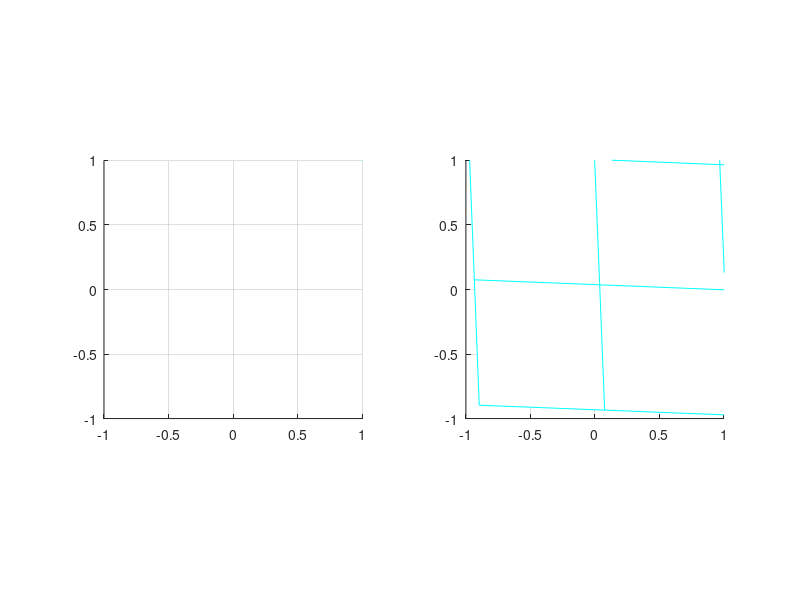

MATLAB code to generate this figure: (Note: this script raises an error after producing the figure.)
m=400;
n=400;
x=1:m;
y=1:n;
z=zeros(length(x),length(y));
[x,y]=meshgrid(x,y);
[theta,r]=cart2pol(x-floor(m/2),y-floor(n/2));
a=-0.5*exp(-r.^2/m/50);
u=a.*(x-floor(m/2));
v=a.*(y-floor(n/2));

subplot(1,2,1);
mesh(x,y,z);
axis([-1 1 -1 1 -1 1]);
axis equal
colormap hsv
view([0,0,1]);

x=1:400;
y=1:400;
[x,y]=meshgrid(x,y);
subplot(1,2,2);
mesh(x-u,y-v,z);
axis([-1 1 -1 1 -1 1]);
axis equal
view([0,0,1])

%%
I=double(imread('emma.jpg'))/255;
dimg=zeros(size(I));
for i=1:3
    dimg(:,:,i)=interp2(x,y,I(:,:,i),x+u,y+v);
end
subplot(1,2,1);
imshow(I);
subplot(1,2,2);
imshow(dimg)
%%
I=double(imread('emma.jpg'))/255;
scale=1.2;
angle=10*pi/180;
tx=0;
ty=0;
sc=scale*cos(angle);
ss=scale*sin(angle);
T=[sc -ss; ss, sc; tx ty];
t_nonsim=maketform('affine',T);
I_sim=imtransform(I,t_nonsim,'FillValues',1);
figure;
imshow(I_sim);

%%
[nrows,ncols] = size(I);
[xi,yi] = meshgrid(1:ncols,1:nrows);
a1 = 15; % Try varying the amplitude of the sinusoids.
a2 = 3;
imid = round(size(I,2)/2); % Find index of middle element
u = xi + a1*sin(pi*xi/imid);
v = yi - a2*sin(pi*yi/imid);
tmap_B = cat(3,u,v);
resamp = makeresampler('linear','fill');
I_sinusoid = tformarray(I,[],resamp,[2 1],[1 2],[],tmap_B,.3);

figure, imshow(I_sinusoid)
title('sinusoid')

%%
xt = xi(:) - imid;
yt = yi(:) - imid;
[theta,r] = cart2pol(xt,yt);
a = .000001; % Try varying the amplitude of the cubic term.
s = r + a*r.^3;
[ut,vt] = pol2cart(theta,s);
u = reshape(ut,size(xi)) + imid;
v = reshape(vt,size(yi)) + imid;
tmap_B = cat(3,u,v);
I_barrel = tformarray(I,[],resamp,[2 1],[1 2],[],tmap_B,.3);

figure, imshow(I_barrel)
title('barrel')

%%
u = [ 0   6  -2]';
v = [ 0   3   5]';
x = [-1   0   4]';
y = [-1 -10   4]';
tform = maketform('affine',[u v],[x y]);
x=1:10;
y=1:10;
[X Y]=meshgrid(x,y);
[xm,ym]=tformfwd(tform,X,Y);

%%
% inverse mapping function
f = @(x, unused) fliplr(x);

% maketform arguments
ndims_in = 2;
ndims_out = 2;
forward_mapping = [];
inverse_mapping = f;
tdata = [];
tform = maketform('custom', ndims_in, ndims_out, ...
    forward_mapping, inverse_mapping, tdata);


body2=imtransform(I,tform);
subplot(1,2,1)
imshow(I)
subplot(1,2,2)
imshow(body2)
%%
r = @(x) norm(x,2)
w = @(x) atan2(x(:,2),x(:,1));
f = @(x) [r(x).*cos(w(x)), r(x).*sin(w(x))];
g = @(x, unused) f(x)

tform2=maketform('custom', 2,2,[],g,[]);
I2=imtransform(I,tform2);
imshow(I2)


%%
r = @(x) sqrt(x(:,1).^2 + x(:,2).^2);
w = @(x) atan2(x(:,2), x(:,1));
f = @(x) [(r(x)).^2 .* cos(w(x)), (r(x)).^2 .* sin(w(x))];
g = @(x, unused) f(x);

tform2 = maketform('custom', 2, 2, [], g, []);
face2 = imtransform(I, tform2, 'UData', [-1 1], 'VData', [-1 1], ...
    'XData', [-1 1], 'YData', [-1 1]);
imshow(face2)

%%
x=linspace(-1,1,100);
y=linspace(-1,1,100);
z=zeros(length(x),length(y));
[x,y]=meshgrid(x,y);
[u,v]=tforminv(tform2,x,y);
surface(u,v,z);
colormap hsv
view([0,0,1]);
%%
g = @(x, unused) func(x);
tform2 = maketform('custom', 2, 2, [], g, []);
face2 = imtransform(I, tform2, 'UData', [-1 1], 'VData', [-1 1], ...
    'XData', [-1 1], 'YData', [-1 1]);
subplot(2,1,1);
imshow(I);
subplot(2,1,2);
imshow(face2)



















